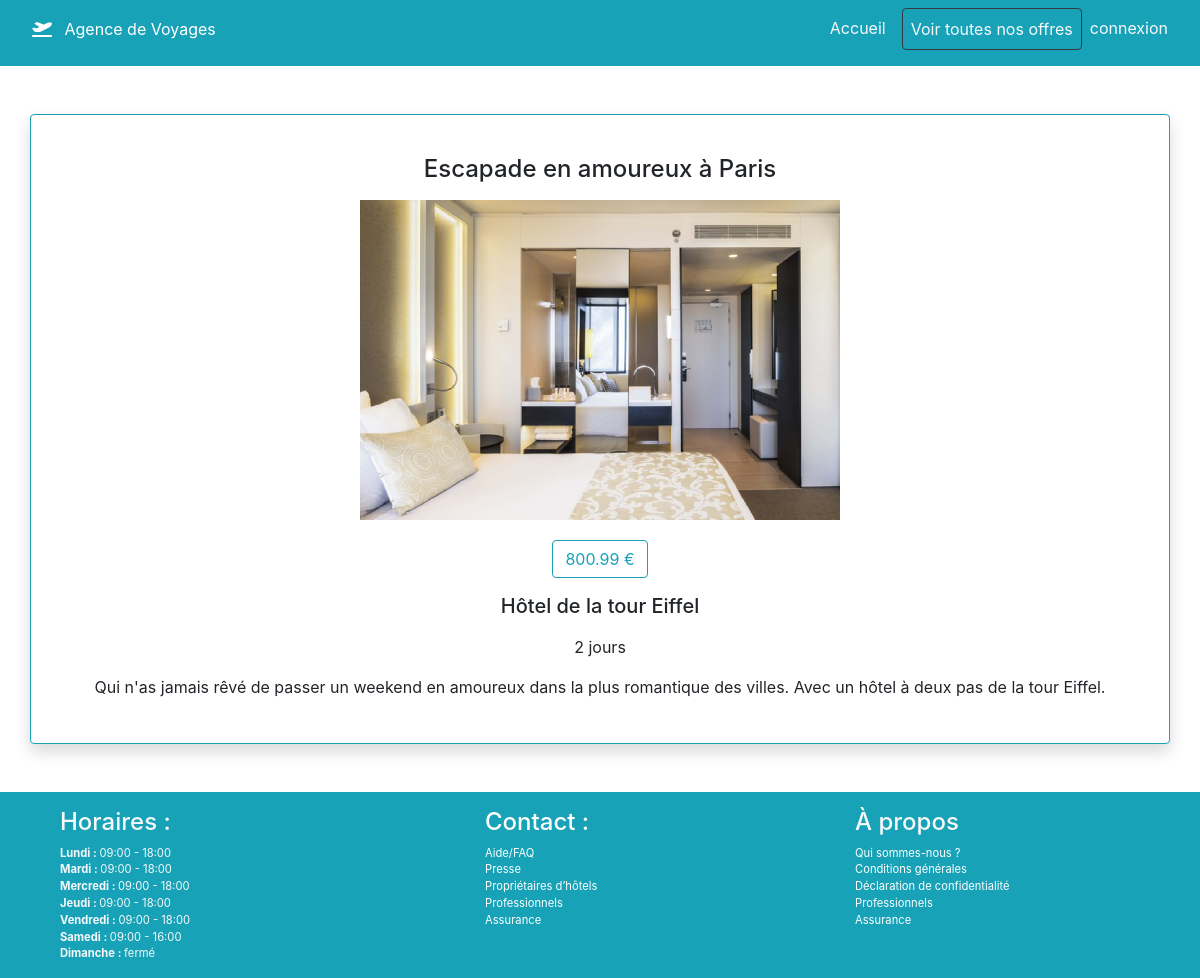
Page /annonce.php?id=7 on the committed database.
### tables this page shows
CREATE TABLE IF NOT EXISTS `travels` (
  `id` int(11) NOT NULL AUTO_INCREMENT,
  `entitled` varchar(255) NOT NULL,
  `hostel_name` varchar(255) NOT NULL,
  `country_id` int(11) NOT NULL,
  `description` text NOT NULL,
  `term` varchar(255) NOT NULL,
  `price` varchar(10) NOT NULL,
  `picture` varchar(255) NOT NULL,
  `actived` varchar(10) NOT NULL DEFAULT 'off',
  PRIMARY KEY (`id`)
);

### annonce.php (the view, shortened to what this page needs)
<?php
require 'inc/config.php';
include 'partials/header.php';
$sql = 'SELECT * FROM travels WHERE id = :id_param';
$requete = $bdd->prepare($sql);
$requete->bindValue(':id_param', $_GET['id']);
$requete->execute();
$travels = $requete->fetchAll(PDO::FETCH_ASSOC);
?>
<main class="pb-5">
    <div class="container text-center rounded border border-info shadow p-4 mt-5">
      <div class="row">
        <?php foreach($travels as $travel):?>
      <div class="col-12">
        <h4 class="card-title my-3"><?=$travel['entitled']?></h4>
        <img src="img/upload/<?=$travel['picture']?>" height="150" class="img-fluid" alt="">
        <div class="card-body">
          <p class="btn btn-outline-info"><?=$travel['price']?> €</p>
          <p class="card-text"><b class="h5"><?=$travel['hostel_name']?></b></p>
          <p class="card-text"><?=$travel['term']?></p>
          <p class="card-text"><?=$travel['description']?></p>
      </div>
    <?php endforeach;?>
      </div>
</div>
<?php
include 'partials/footer.php';
?>

### rows in the picture
travels: entitled "Escapade en amoureux à Paris", picture (picture), price "800.99", hostel_name "Hôtel de la tour Eiffel", term "2 jours", description "Qui n'as jamais rêvé de passer un weekend en amoureux dans la plus romantique des villes. Avec un hôtel à deux pas de la tour Eiffel."

### other values in the picture
$days[$key] "Lundi"
$value['start'] "09:00"
$value['end'] "18:00"
$days[$key] "Mardi"
$days[$key] "Mercredi"
$days[$key] "Jeudi"
$days[$key] "Vendredi"
$days[$key] "Samedi"
$value['end'] "16:00"
$days[$key] "Dimanche"
